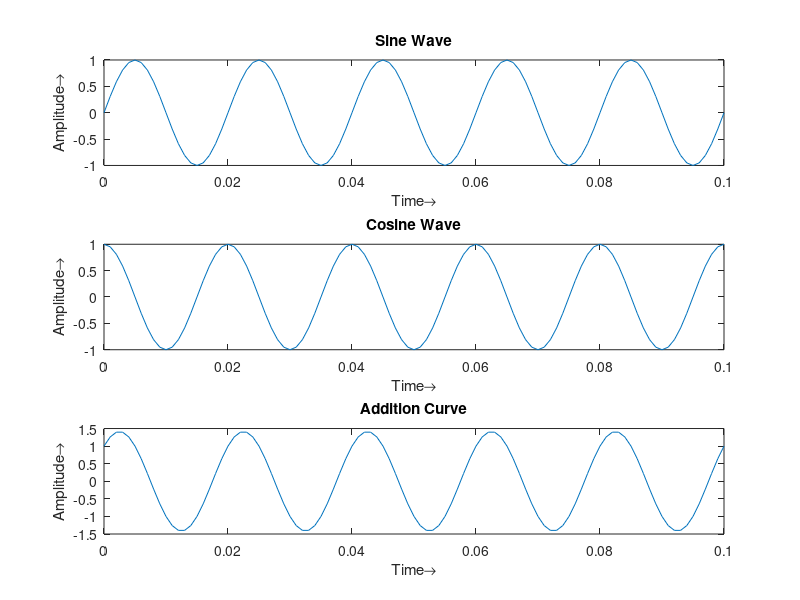

The MATLAB source for this figure:
% Adding Two Continuous Signals

t = 0:0.001:0.1;
f = 50;
wt = 2*pi*f*t;

x1 = sin(wt);
subplot(3,1,1);
plot(t,x1);
title('Sine Wave');
xlabel('Time→');
ylabel('Amplitude→');

x2 = cos(wt);
subplot(3,1,2);
plot(t,x2);
title('Cosine Wave');
xlabel('Time→');
ylabel('Amplitude→');

y = x1+x2;
subplot(3,1,3);
plot(t,y);
title('Addition Curve');
xlabel('Time→');
ylabel('Amplitude→');